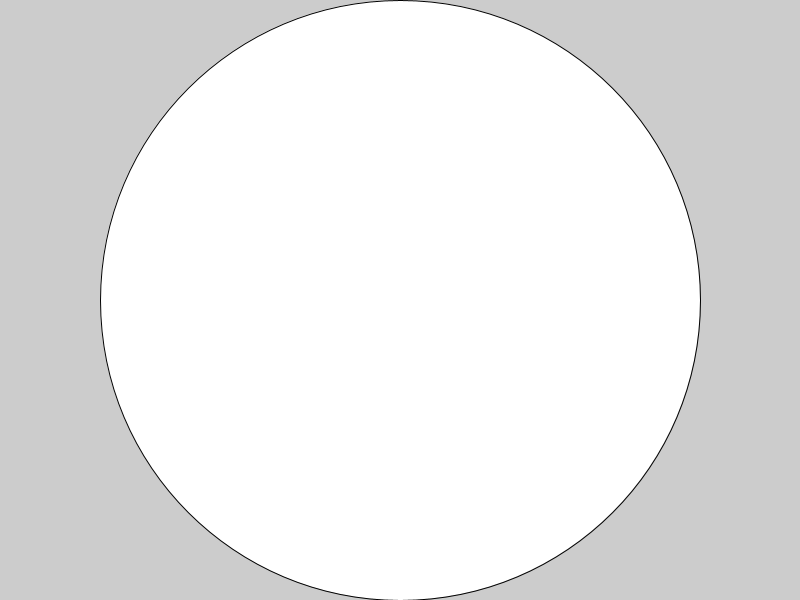
Frame 1 (no input)
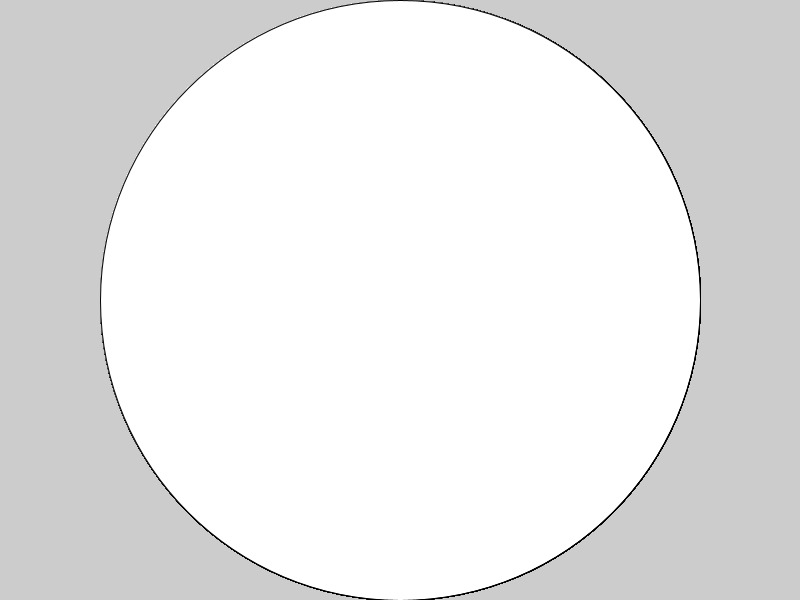
Frame 60 (the mouse pressed at the canvas centre just before this capture)
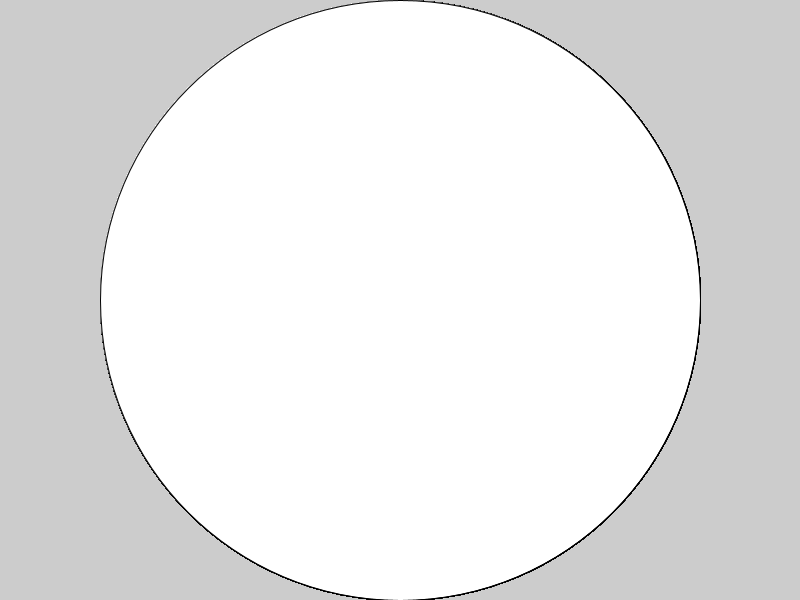
Frame 120 (the mouse held since frame 60 and released just before this capture)

The Processing sketch that drew these frames (run headless with seeded random() and noise(); from frame 60 on, the mouse is pressed at the canvas centre):

// Processing sketch: s00_first
// ── s00_first.pde
void setup(){
  size(800,600);
}


void draw(){
/*  if (height < width){
   ellipse(width/2, height/2, height, height);
  }
 else {
   ellipse(width/2, height/2, width, width);
  }
}
 int d = Math.min(width,height);  
*/
  int d = height < width ? height : width; // d  = height if this case is true, else its width
  ellipse(width/2, height/2, d, d);
  

  }
